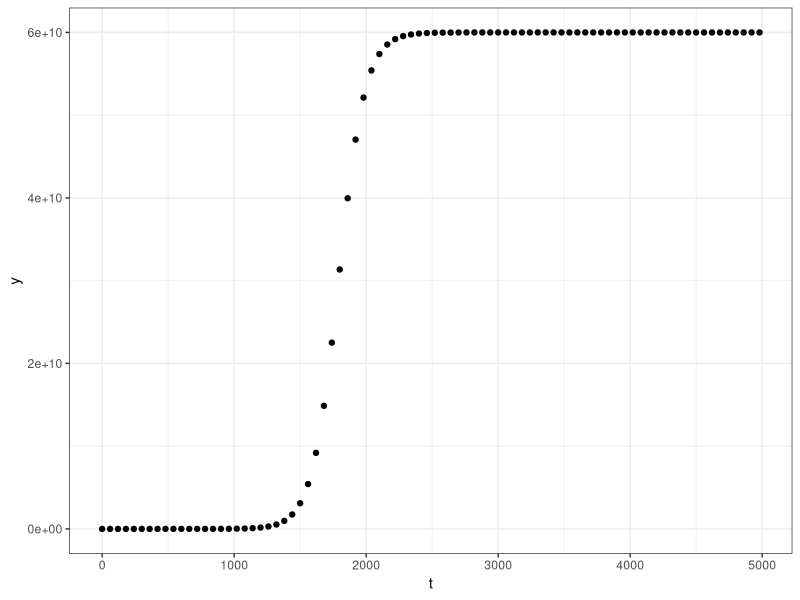
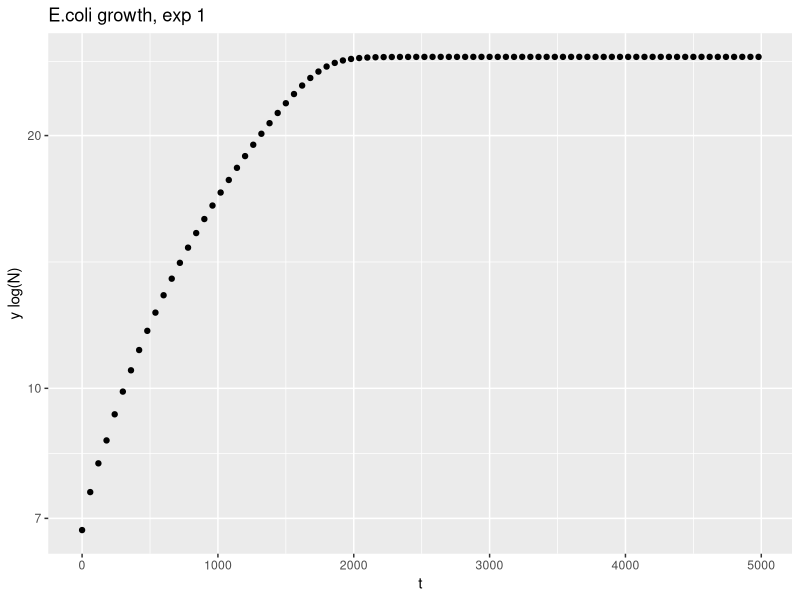
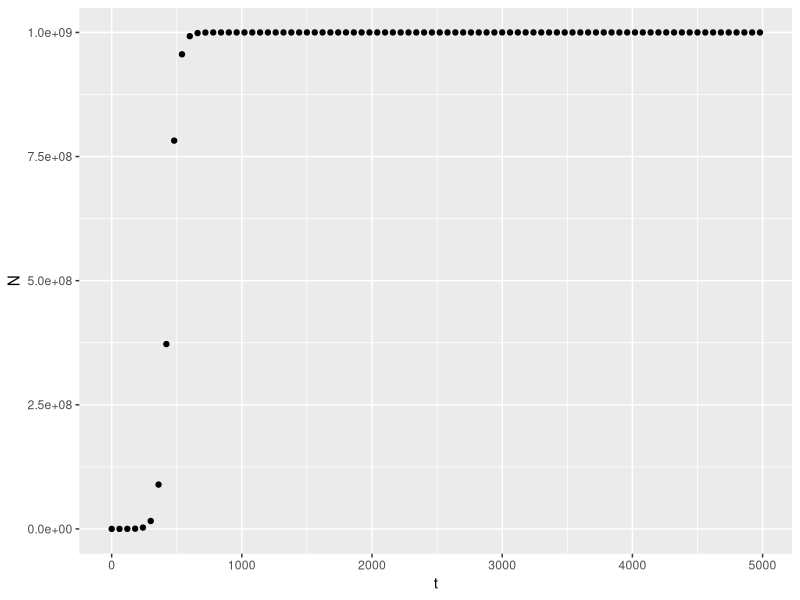
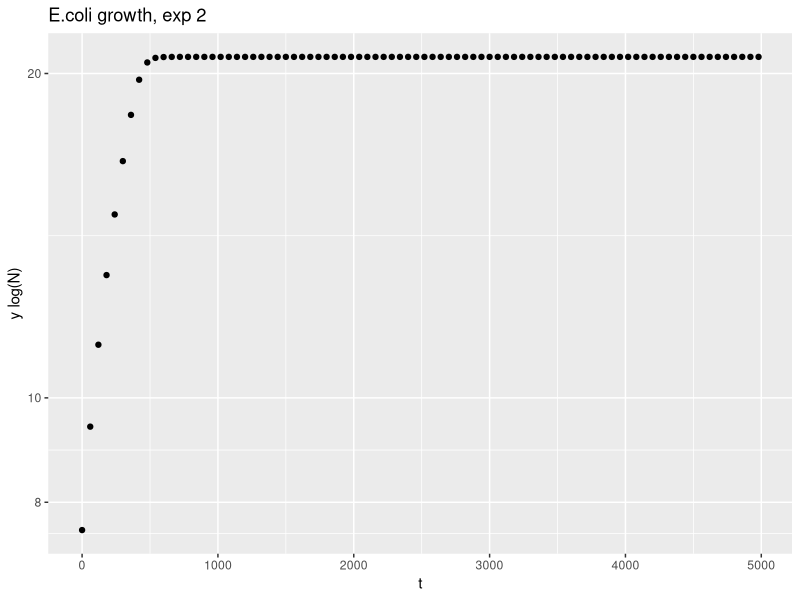
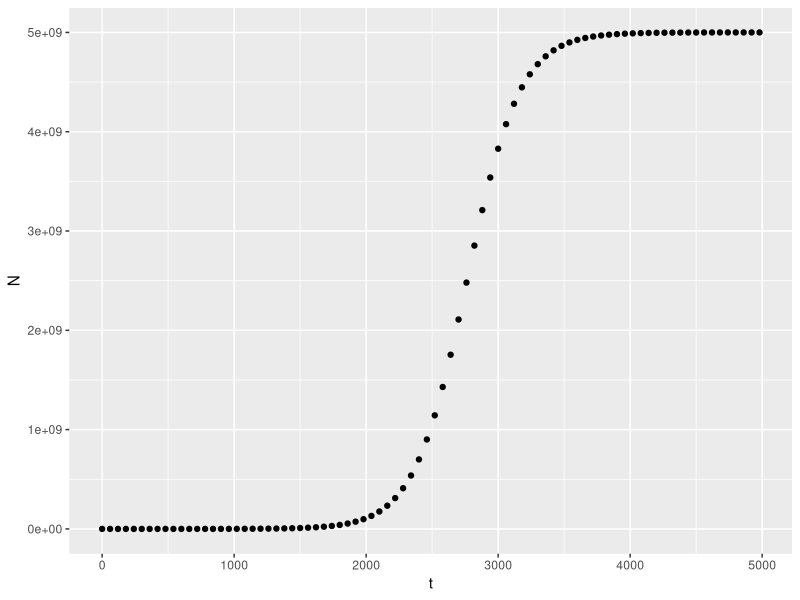
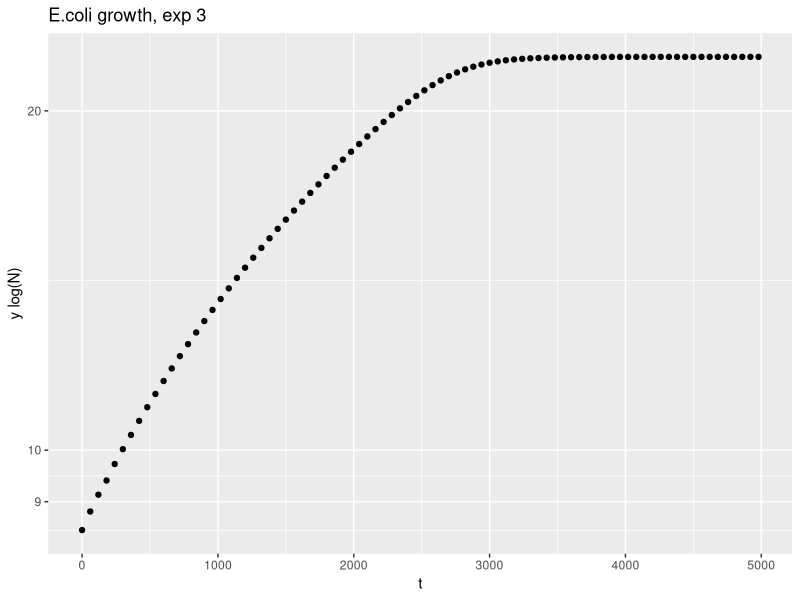

Write R code to recreate these figures, in order.
#Script to plot the logistic growth data

growth_data <- read.csv("experiment1.csv")

install.packages("ggplot2")
library(ggplot2)


ggplot(aes(t,N), data = growth_data) +
  
  geom_point() +
  
  xlab("t") +
  
  ylab("y") +
  
  theme_bw()

### Let's plot log transformed N data

ggplot(aes(t,log(N)), data = growth_data) +
  geom_point() +
  xlab("t") +
  ylab("y log(N)") +
  ggtitle("E.coli growth, exp 1") +
  scale_y_continuous(trans='log10')


## Let's plot the same data for the second experiment

data_exp_2 <- read.csv("experiment2.csv")

ggplot(aes(t, N), data = data_exp_2) +
  geom_point()

ggplot(aes(t,log(N)), data = data_exp_2) +
  geom_point() +
  xlab("t") +
  ylab("y log(N)") +
  ggtitle("E.coli growth, exp 2") +
  scale_y_continuous(trans='log10')


## Let's plot the same data for the third experiment

data_exp_3 <- read.csv("experiment3.csv")

ggplot(aes(t, N), data = data_exp_3) +
  geom_point()

ggplot(aes(t,log(N)), data = data_exp_3) +
  geom_point() +
  xlab("t") +
  ylab("y log(N)") +
  ggtitle("E.coli growth, exp 3") +
  scale_y_continuous(trans='log10')
